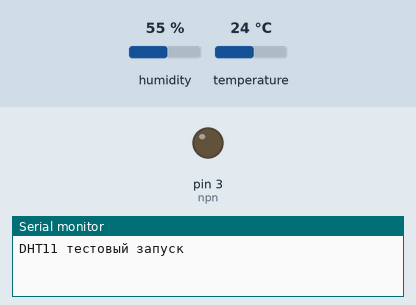
This sketch was run on a simulated Arduino Uno, built with avr-gcc and run on an emulated ATmega328P. On the bench: output pins drawn as LEDs (lit = HIGH), the last lines printed to the serial monitor. The inputs (shaded band) are chosen by the test bench; at power-on: humidity 55 %, temperature 24 °C.

Above: at 3.0 s.
At 4.5 s:
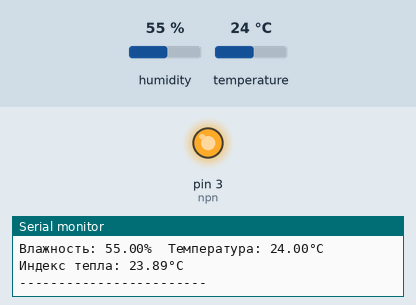
Timing chart, 0 to 7.3 s (numbered marks = the images above):
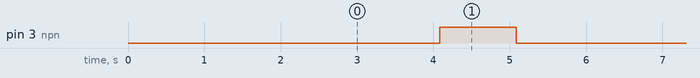

Measured:
- by itself, pin 3 (npn): alternates HIGH for 1.0 s and LOW for 3.1 s

The sketch:

dht11+npn.ino
```cpp
// Подключаем библиотеку DHT
#include <DHT.h>

// Определяем пин и тип датчика
#define DHT_PIN 2
#define DHT_TYPE DHT11
// Назначаем пин на транзистор 2n2222A
int npn = 3;
// Создаем объект датчика
DHT dht(DHT_PIN, DHT_TYPE);


void setup(){
  // Добавление пина транзистора
  pinMode (npn, OUTPUT);

  // Инициализация последовательного порта
  Serial.begin(9600);
  Serial.println("DHT11 тестовый запуск");

  // Инициализация датчика
  dht.begin();

  // Ждём 2 секунды для стабтлтзацтт датчика
  delay(2000);
}

void loop(){
  // Ждем мужду измерениями (минимум 2 секунды для DHT11)
  delay(2000);

  // Читаем температуру и влажность
  float humidity = dht.readHumidity();  // Влажность в %
  float temperature = dht.readTemperature(); // Температура в °C

  // Проверяем, удалось ли прочитать данные
  if (isnan(humidity) || isnan(temperature)) {
    Serial.println("Ошибка чтения DHT11!");
    return;
  }


  // Выводим данные в монитор порта
  Serial.print("Влажность: ");
  Serial.print(humidity);
  Serial.print("%\t");
  Serial.print("Температура: ");
  Serial.print(temperature);
  Serial.println("°C");

  // Можно также рассчитать индекс тепла (ощущаемую температуру)
  float heatIndex = dht.computeHeatIndex(temperature, humidity, false);
  Serial.print("Индекс тепла: ");
  Serial.print(heatIndex);
  Serial.println("°C");

  Serial.println("------------------------");

    // Проверка транзистора
  digitalWrite (npn, HIGH);
  delay(1000);
  digitalWrite (npn, LOW);
  delay(1000);
}
```
